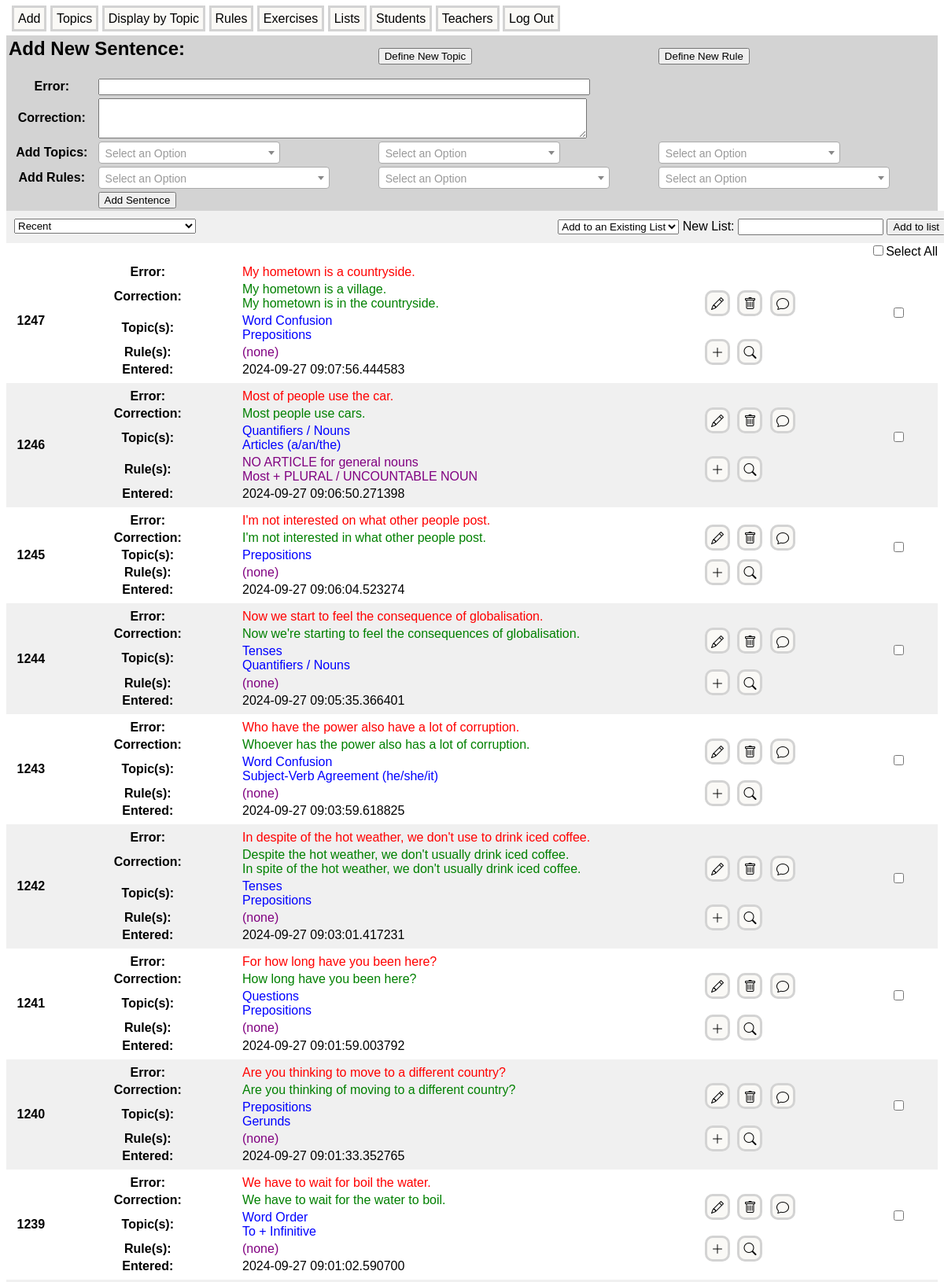
The page / (upper part) on the database its author committed.
### models.py (models this page shows)
class Error(db.Model):
    id = db.Column(db.Integer, primary_key = True)
    incorrect_sentence = db.Column(db.String(300), index = True, unique = True, nullable = False)
    corrections = db.relationship('Correction', backref = 'error', lazy = 'joined', cascade = 'all, delete-orphan')
    teacher_id = db.Column(db.Integer, db.ForeignKey('teacher.id'))
    student_id = db.Column(db.Integer, db.ForeignKey('student.id'))
    error_topics = db.relationship('ErrorTopic', backref = 'error', lazy = 'joined', cascade = 'all, delete-orphan')
    error_rules = db.relationship('ErrorRule', backref = 'error', lazy = 'joined', cascade = 'all, delete-orphan')
    entered = db.Column(db.DateTime, default = datetime.now(timezone.utc), nullable=False)
    last_edited = db.Column(db.DateTime, default = datetime.now(timezone.utc), nullable=False)
    list_items = db.relationship('ListItem', backref = 'error', lazy = 'joined')
    cloze_sentences = db.relationship('ClozeSentence', backref = 'error', lazy = 'joined')
    comments = db.relationship('Comment', backref = 'error', lazy = 'joined', cascade = 'all, delete-orphan')

class Correction(db.Model):
    id = db.Column(db.Integer, primary_key = True)
    correct_sentence = db.Column(db.String(300), index = True, unique = False, nullable = False)
    error_id = db.Column(db.Integer, db.ForeignKey('error.id', ondelete = 'CASCADE'), nullable = False)

class ErrorTopic(db.Model):
    id = db.Column(db.Integer, primary_key = True)
    error_id = db.Column(db.Integer, db.ForeignKey('error.id', ondelete = 'CASCADE'), nullable = False)
    topic_id = db.Column(db.Integer, db.ForeignKey('topic.id', ondelete = 'CASCADE'), nullable = False)

class Topic(db.Model):
    id = db.Column(db.Integer, primary_key = True)
    topic_name = db.Column(db.String(200), index = True, unique = True, nullable = False)
    topic_errors = db.relationship('ErrorTopic', backref = "topic", lazy = 'joined', cascade = 'all, delete-orphan')
    topic_rules = db.relationship('RuleTopic', backref = 'topic', lazy = 'joined', cascade = 'all, delete-orphan')

class ErrorRule(db.Model):
    id = db.Column(db.Integer, primary_key = True)
    error_id = db.Column(db.Integer, db.ForeignKey('error.id', ondelete = 'CASCADE'), nullable = False)
    rule_id = db.Column(db.Integer, db.ForeignKey('rule.id', ondelete = 'CASCADE'), nullable = False)

class Rule(db.Model):
    id = db.Column(db.Integer, primary_key = True)
    rule_name = db.Column(db.String(200), index = True, unique = True, nullable = False)
    rule_text = db.Column(db.Text, index = False, unique = True)
    examples = db.relationship('Example', backref = 'rule', lazy = 'joined', cascade = 'all, delete-orphan')
    rule_topics = db.relationship('RuleTopic', backref = 'rule', lazy = 'joined', cascade = 'all, delete-orphan')
    rule_errors = db.relationship('ErrorRule', backref = 'rule', lazy = 'joined', cascade = 'all, delete-orphan')
    entered = db.Column(db.DateTime, default = datetime.now(timezone.utc))
    last_edited = db.Column(db.DateTime, default = datetime.now(timezone.utc))
    comments = db.relationship('Comment', backref = 'rule', lazy = 'joined', cascade = 'all, delete-orphan')

### app.py (the view, shortened to what this page needs)
@app.route('/', methods=["GET", "POST"])
def index():
    if current_user.is_authenticated:
        if isinstance(current_user, Teacher):
            return redirect(url_for('teacher_dashboard', user_id=current_user.id))
        elif isinstance(current_user, Student):
            return redirect(url_for('student_dashboard', user_id=current_user.id))
    all_topics = Topic.query.order_by(Topic.topic_name).all()
    all_rules = Rule.query.order_by(Rule.rule_name).all()
    topic_select_options = [('', 'Recent')] + [(topic.id, topic.topic_name) for topic in all_topics]
    select_topic_form = SelectTopicForm(csrf_enabled=False)
    select_topic_form.selected_topic.choices = topic_select_options
    list_form = ManageListForm(csrf_enabled=False)
    existing_lists = List.query.all()
    list_form.existing_list.choices = [('', 'Add to an Existing List')] + [(list.id, list.list_name) for list in list(reversed(existing_lists))]
    topic_tags = [('', 'Select a Topic (optional)')] + [(topic.id, topic.topic_name) for topic in all_topics]
    rule_tags = [('', 'Select a Rule (optional)')] + [(rule.id, rule.rule_name) for rule in all_rules]
    add_form = AddForm(csrf_enabled=False)
    add_form.topic1.choices = topic_tags
    add_form.topic2.choices = topic_tags
    add_form.topic3.choices = topic_tags
    add_form.rule1.choices = rule_tags
    add_form.rule2.choices = rule_tags
    add_form.rule3.choices = rule_tags
    add_form.rule_topic1.choices = topic_tags
    add_form.rule_topic2.choices = topic_tags
    add_form.rule_topic3.choices = topic_tags
    topic = None
    errors = db.session.query(Error).outerjoin(ErrorTopic).options(joinedload(Error.corrections))\
            .order_by(desc(Error.entered)).limit(100).all()
    if request.method == 'POST' and select_topic_form.validate_on_submit():
        topic_id = select_topic_form.selected_topic.data
        topic = Topic.query.get(topic_id)
        if topic:
            errors = db.session.query(Error).outerjoin(ErrorTopic).options(joinedload(Error.corrections))\
                    .filter(ErrorTopic.topic_id==topic.id).order_by(desc(Error.id)).all()
    return render_template('index.html', errors=errors, add_form=add_form,
                           select_topic_form=select_topic_form, list_form=list_form)

### forms.py
class SelectTopicForm(FlaskForm):
    selected_topic = SelectField('Topic:', choices = [])
    submit = SubmitField('Submit')

class ManageListForm(FlaskForm):
    existing_list = SelectField('Existing List', choices=[], validators=[Optional()])
    new_list_name = StringField('New List', validators=[Optional()])
    submit = SubmitField('Add to List')

### templates/index.html (shortened to what this page needs)
{% extends "base.html" %}
{% block content %}
<table class="form-table">
    <tr>
        <td colspan="2"><h2>Add New Sentence:</h2></td>
        <td>
            <form style="display:inline" onsubmit="return false;">
                <button onclick="showNewTopicForm()">Define New Topic</button>
            </form>
        </td>
        <td>
            <form style="display:inline" onsubmit="return false;">
                <button onclick="showNewRuleForm()">Define New Rule</button>
            </form>
        </td>
    </tr>
    <form id="addForm" method="POST" action="{{ url_for('index') }}">
            <tr>
                <th>{{ add_form.error.label }}</th>
                <td colspan="3">{{ add_form.error(size=75) }}</td>
            </tr>
            <tr>
                <th>{{ add_form.correction.label }}</th>
                <td colspan="3">{{ add_form.correction(rows=3, cols=75) }}</td>
            </tr>
            <tr>
                <th>Add Topics:</th>
                <td>{{ add_form.topic1(class="select2-field") }}</td>
                <td>{{ add_form.topic2(class="select2-field") }}</td>
                <td>{{ add_form.topic3(class="select2-field") }}</td>
            </tr>
            <tr>
                <th>Add Rules:</th>
                <td>{{ add_form.rule1(class="select2-field") }}</td>
                <td>{{ add_form.rule2(class="select2-field") }}</td>
                <td>{{ add_form.rule3(class="select2-field") }}</td>
            </tr>
            <tr>
                <td></td>
                <td>{{ add_form.submit() }}</td>
            </tr>
    </form>
</table>
<div class="sticky-div">
    <form class="select-topic-form" method="POST" action="{{ url_for('index') }}" id="selectTopicForm">
        {{ select_topic_form.selected_topic(onchange="submitForm()") }}
    </form>
    <form class="manage-form" method="POST" action="{{ url_for('add_list_items') }}" id="manageListForm">
        <span>
            {{ list_form.existing_list() }}
        </span>
        <span>
            <label for="new-list-name">New List:</label>
            <input type="text" id="new-list-name" name="new_list_name" size="20">
        </span>
        <button type="button" onclick="submitListForm();">Add to list</button>
    </form>
</div>
<div class="select-all">
    <span style="float:right;">
        <input type="checkbox" id="select-all" onclick="toggleAll(this)">Select All</input>
    </span>
</div>
{% for error in errors %}
<div class="entry-container">
<table class="error-list-item">
    <tr>
        <th class="tiny" rowspan="5" >{{ error.id }}  </th>
        <th class="small">Error:</th>
        <td class="large">
            <span class="incorrect-sentence">{{ error.incorrect_sentence }}</span>
        </td>
        <td class="small" rowspan="3">
            <a class="manage-link edit-icon" href="{{ url_for('edit', error_id=error.id) }}" target="_blank"
            title="Edit"></a>
            <a class="manage-link trash-icon" href="{{ url_for('delete_error', error_id=error.id) }}"
            target="_blank" onclick="return confirmDelete();" title="Delete"></a>
            <a class="manage-link comment-icon" href="{{ url_for('error_comment', error_id=error.id) }}"
            target="_blank" title="Comment">
        </td>
        <td class="tiny" rowspan="4">
            <input class="error-checkbox" type="checkbox" name="error_checkbox" value="{{ error.id }}" class="error-checkbox">
        </td>
    </tr>
    <tr>
        <th>Correction:</th>
        <td class="correct-sentence">
            {% for correction in error.corrections %}
                {{ correction.correct_sentence }}<br>
            {% endfor %}
        </td>
    </tr>
    <tr>
        <th >Topic(s): </th>
        <td class="topic-name">
            {% if error.error_topics %}
                {% for error_topic in error.error_topics %}
                    {{ error_topic.topic.topic_name }}<br>
                {% endfor %}
            {% else %}
                (none)
            {% endif %}
        </td>
    </tr>
    <tr>
        <th>Rule(s): </th>
        <td class="rule-name">
            {% if error.error_rules %}
                {% for error_rule in error.error_rules %}
                    <a class="rule-link" href="{{ url_for('rule', rule_id=error_rule.rule.id)}}" target="_blank">
                        {{ error_rule.rule.rule_name }}
                    </a><br>
                {% endfor %}
            {% else %}
                (none)
            {% endif %}
        </td>
        <td>
            <a class="manage-link add-icon" href="{{ url_for('add_rules_and_topics', error_id=error.id) }}"
            target="_blank" title="Add Rules and Topics"></a>
            <a class="manage-link parse-icon" href="{{ url_for('parse_sentence', error_id=error.id) }}"
            target="_blank" title="Parse Sentence"></a>
        </td>
    </tr>
    <tr>
        <th>Entered:</th>
        <td>{{ error.entered }}</td>
</table>
</div>
{% endfor %}
{% endblock %}

### static/styles.css (style rules this page uses)
body { font-family: sans-serif; }
.manage-link { font-size: 16px; text-decoration: none; color: black; background-color: #FAF9F6; border: solid lightgray; border-radius: 10px; padding: 5px; margin-right: 5px; }
.entry-container { width: 100%; min-width: 880px; }
.entry-container:nth-child(even) { background-color: #F0F0F0; }
.entry-container:nth-child(odd) { background-color: white; }
.sticky-div { width: 100%; min-width: 880px; position: sticky; top: 0; background-color: #F0F0F0; padding: 10px; z-index: 1000; overflow: hidden; }
.select-topic-form { margin: 0px; display: inline-block; }
.select-all { background-color: white; text-align: right; min-width: 880px; }
.manage-form { margin: 0px; float: right; vertical-align: middle; }
.form-table { background-color: lightgray; width: 100%; }
.rule-link { text-decoration: none; color: purple; }
.edit-icon::before { font-family: "bootstrap-icons"; content: "\f4cb"; display: inline-block; vertical-align: middle; text-align: center; }
.trash-icon::before { font-family: "bootstrap-icons"; content: "\f5de"; display: inline-block; vertical-align: middle; }
.add-icon::before { font-family: "bootstrap-icons"; content: "\f64d"; display: inline-block; vertical-align: middle; }
.parse-icon::before { font-family: "bootstrap-icons"; content: "\f52a"; display: inline-block; vertical-align: middle; }
.comment-icon::before { font-family: "bootstrap-icons"; content: "\f268"; display: inline-block; vertical-align: middle; }
.error-checkbox { text-align: right; }
.incorrect-sentence { color: red; }
.correct-sentence { color: green; }
.topic-name { color: blue; }
.rule-name { color: purple; }

### rows shown on the page
Error: id "1247", incorrect_sentence "My hometown is a countryside.", shows "(none)", entered "2024-09-27 09:07:56.444583"
Correction: correct_sentence "My hometown is a village."
Correction: correct_sentence "My hometown is in the countryside."
ErrorTopic: topic.topic_name "Word Confusion"
ErrorTopic: topic.topic_name "Prepositions"
Error: id "1246", incorrect_sentence "Most of people use the car.", entered "2024-09-27 09:06:50.271398"
Correction: correct_sentence "Most people use cars."
ErrorTopic: topic.topic_name "Quantifiers / Nouns"
ErrorTopic: topic.topic_name "Articles (a/an/the)"
ErrorRule: rule.rule_name "NO ARTICLE for general nouns"
ErrorRule: rule.rule_name "Most + PLURAL / UNCOUNTABLE NOUN"
Error: id "1245", incorrect_sentence "I'm not interested on what other people post.", shows "(none)", entered "2024-09-27 09:06:04.523274"
Correction: correct_sentence "I'm not interested in what other people post."
ErrorTopic: topic.topic_name "Prepositions"
Error: id "1244", incorrect_sentence "Now we start to feel the consequence of globalisation.", shows "(none)", entered "2024-09-27 09:05:35.366401"
Correction: correct_sentence "Now we're starting to feel the consequences of globalisation."
ErrorTopic: topic.topic_name "Tenses"
ErrorTopic: topic.topic_name "Quantifiers / Nouns"
Error: id "1243", incorrect_sentence "Who have the power also have a lot of corruption.", shows "(none)", entered "2024-09-27 09:03:59.618825"
Correction: correct_sentence "Whoever has the power also has a lot of corruption."
ErrorTopic: topic.topic_name "Word Confusion"
ErrorTopic: topic.topic_name "Subject-Verb Agreement (he/she/it)"
Error: id "1242", incorrect_sentence "In despite of the hot weather, we don't use to drink iced coffee.", shows "(none)", entered "2024-09-27 09:03:01.417231"
Correction: correct_sentence "Despite the hot weather, we don't usually drink iced coffee."
Correction: correct_sentence "In spite of the hot weather, we don't usually drink iced coffee."
ErrorTopic: topic.topic_name "Tenses"
ErrorTopic: topic.topic_name "Prepositions"
Error: id "1241", incorrect_sentence "For how long have you been here?", shows "(none)", entered "2024-09-27 09:01:59.003792"
Correction: correct_sentence "How long have you been here?"
ErrorTopic: topic.topic_name "Questions"
ErrorTopic: topic.topic_name "Prepositions"
Error: id "1240", incorrect_sentence "Are you thinking to move to a different country?", shows "(none)", entered "2024-09-27 09:01:33.352765"
Correction: correct_sentence "Are you thinking of moving to a different country?"
ErrorTopic: topic.topic_name "Prepositions"
ErrorTopic: topic.topic_name "Gerunds"
Error: id "1239", incorrect_sentence "We have to wait for boil the water.", shows "(none)", entered "2024-09-27 09:01:02.590700"
Correction: correct_sentence "We have to wait for the water to boil."
ErrorTopic: topic.topic_name "Word Order"
ErrorTopic: topic.topic_name "To + Infinitive"

### other values the page prints
{{ add_form.error.label }} "Error:"
{{ add_form.correction.label }} "Correction:"
